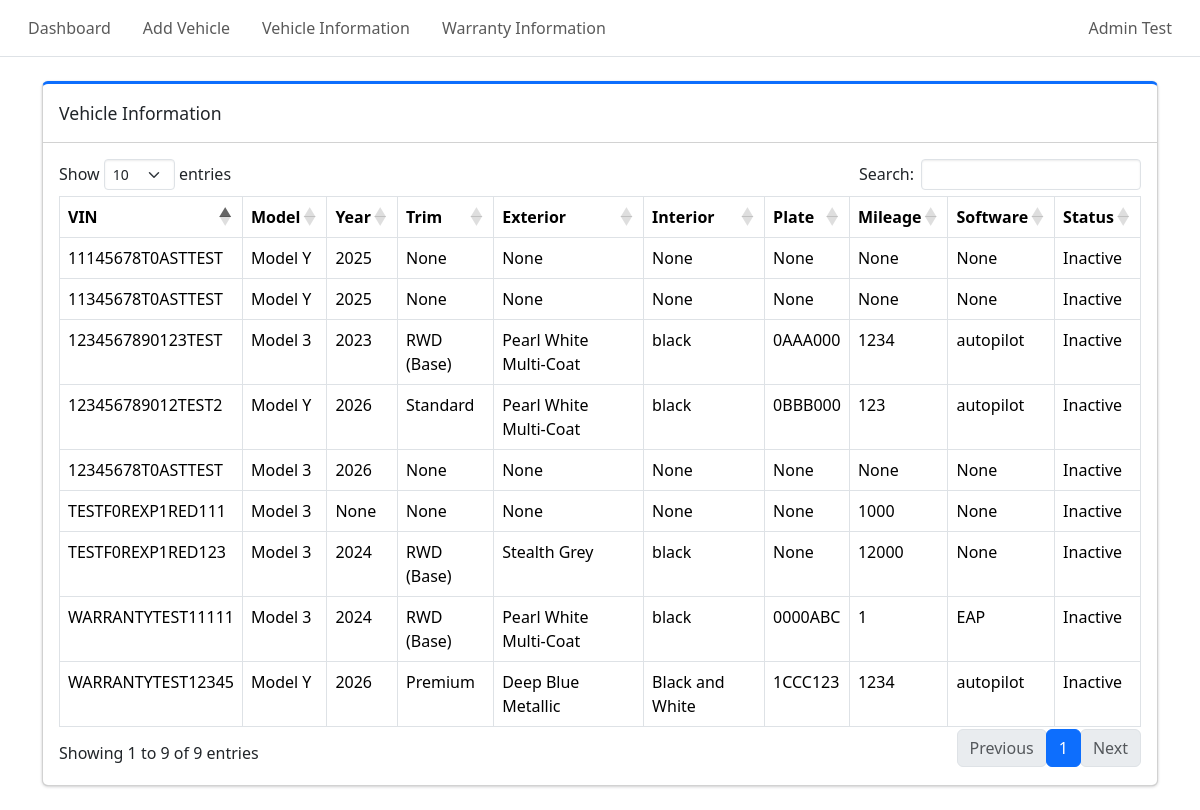
/admin/vehicle_info (signed in), run on an earlier commit of the app's database.
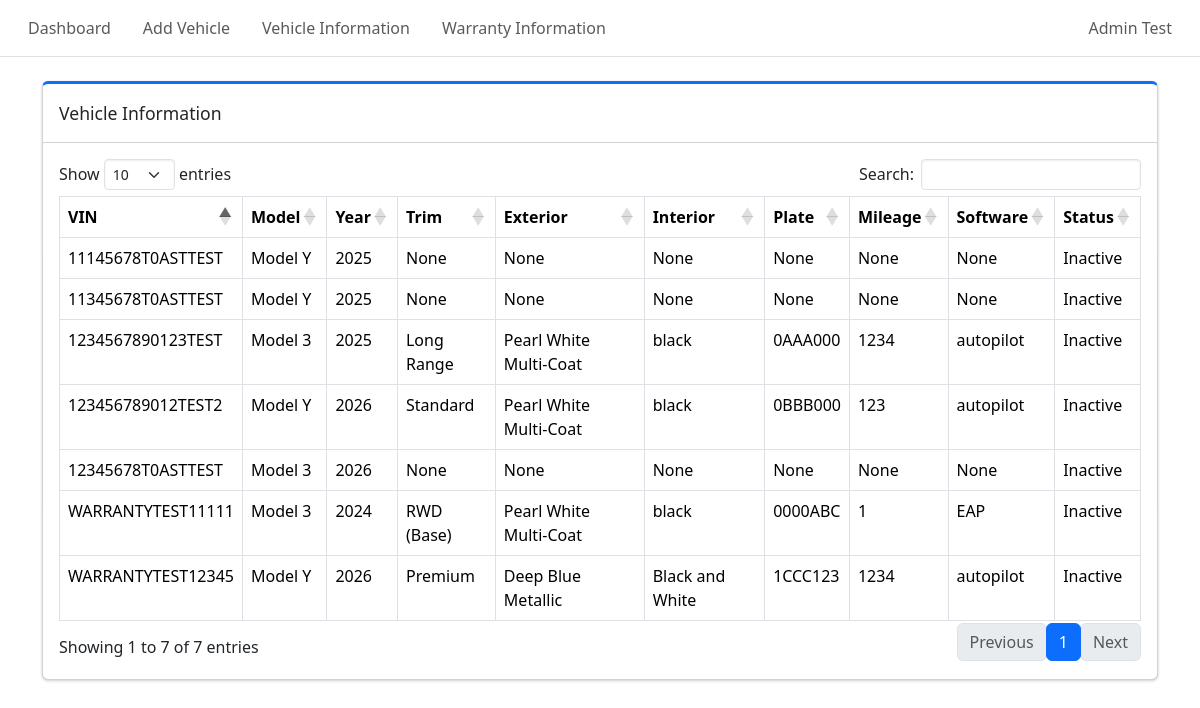
And on a later commit of the database.
### tables this page shows
CREATE TABLE vehicle (
    vehicle_id INTEGER PRIMARY KEY AUTOINCREMENT,
    vin TEXT NOT NULL UNIQUE CHECK(length(vin) = 17),
    make TEXT,
    model TEXT,
    model_year INTEGER,
    trim TEXT,
    exterior TEXT,
    interior TEXT,
    plate_number TEXT,
    mileage INTEGER,
    software TEXT,
    vehicle_status TEXT NOT NULL CHECK(vehicle_status IN ('Active', 'Inactive', 'Maintenance', 'Sold')),
    created_at DATETIME DEFAULT CURRENT_TIMESTAMP
);

### login.py (the view)
@app.route("/admin/vehicle_info", methods=["GET"])
def admin_vehicle_list():
    if not session.get("admin_logged_in"):
        return redirect(url_for("admin_login"))
    conn = sqlite3.connect(DB_PATH)
    conn.row_factory = make_dict
    cur = conn.cursor()
    cur.execute("""
        SELECT vehicle_id, vin, model, model_year, trim, exterior, interior, plate_number, mileage, software, vehicle_status
        FROM vehicle
        ORDER BY created_at DESC
    """)
    vehicles = cur.fetchall()
    conn.close()
    return(render_template("vehicle_info.html", vehicles=vehicles))

### login.py (called while the page is built)
def make_dict(cursor, row):
    return {col[0]: row[idx] for idx, col in enumerate(cursor.description)}

### templates/vehicle_info.html (shortened to what this page needs)
{% extends "base.html" %}
{% block content %}
<div class="col-12">
    <div class="card card-primary card-outline mb-4">
        <div class="card-header">
            <div class="card-title">Vehicle Information</div>
        </div>
        <div class="card-body">
            <table id = "vehicleTable" class="table table-bordered table-hover">
                <thead>
                    <tr>
                        <th>VIN</th>
                        <th>Model</th>
                        <th>Year</th>
                        <th>Trim</th>
                        <th>Exterior</th>
                        <th>Interior</th>
                        <th>Plate</th>
                        <th>Mileage</th>
                        <th>Software</th>
                        <th>Status</th>
                    </tr>
                </thead>
                <tbody>
                    {% for v in vehicles %}
                    <tr data-id="{{v.vehicle_id}}" data-vin="{{v.vin}}" style="cursor:pointer;">
                        <td>{{v.vin}}</td>
                        <td>{{v.model}}</td>
                        <td>{{v.model_year}}</td>
                        <td>{{v.trim}}</td>
                        <td>{{v.exterior}}</td>
                        <td>{{v.interior}}</td>
                        <td>{{v.plate_number}}</td>
                        <td>{{v.mileage}}</td>
                        <td>{{v.software}}</td>
                        <td>{{v.vehicle_status}}</td>
                    </tr>
                    {% endfor %}
                </tbody>
            </table>
        </div>
    </div>
</div>
<div class="position-fixed top-0 end-0 p-3" style="z-index: 9999">
</div>
{% endblock %}

### templates/base.html (shortened to what this page needs)
<!doctype html>
<html lang="en">
    <head>
        <link href="https://cdn.jsdelivr.net/npm/bootstrap@5.3.8/dist/css/bootstrap.min.css"
            rel="stylesheet"
>
        <link rel="stylesheet"
            href="{{ url_for('static', filename='adminlte/css/adminlte.min.css') }}">
        <link rel="stylesheet"
            href="https://cdnjs.cloudflare.com/ajax/libs/font-awesome/6.5.1/css/all.min.css"
 />
        <link rel="stylesheet" href="https://cdn.datatables.net/1.13.6/css/dataTables.bootstrap5.min.css">
        <link rel="stylesheet" href="https://cdn.datatables.net/rowgroup/1.3.1/css/rowGroup.bootstrap5.min.css">
        <link rel="stylesheet" href="{{ url_for('static', filename='style.css') }}">
    </head>
    <body class="hold-transition sidebar-mini layout-fixed">
        <nav class="app-header navbar navbar-expand bg-body">
            <div class="container-fluid">
                <ul class="navbar-nav">
                    <li class="nav-item">
                        <a href="/admin/dashboard" class="nav-link">Dashboard</a>
                    </li>
                    <li class="nav-item">
                        <a href="/admin/add_vehicle" class="nav-link">Add Vehicle</a>
                    </li>
                    <li class="nav-item">
                        <a href="/admin/vehicle_info" class="nav-link">Vehicle Information</a>
                    </li>
                    <li class="nav-item">
                        <a href="/admin/warranty_info" class="nav-link">Warranty Information</a>
                    </li>
                </ul>
                <ul class="navbar-nav ms-auto">
                    <li class="nav-item dropdown user-menu">
                        <a href="#" class="nav-link dropdown-toggle" data-bs-toggle="dropdown">
                            <span>Admin Test</span>
                        </a>
                    </li>
                </ul>
            </div>
        </nav>
        <main class="container mt-4">
            {% block content %}{% endblock %}
        </main>
    </body>
</html>

What changed in the data, as far as the page shows it:
removed vehicle: vin "TESTF0REXP1RED111", model "Model 3", model_year "None", trim "None", exterior "None", interior "None", plate_number "None", mileage "1000", software "None", vehicle_status "Inactive"
removed vehicle: vin "TESTF0REXP1RED123", model "Model 3", model_year "2024", trim "RWD (Base)", exterior "Stealth Grey", interior "black", plate_number "None", mileage "12000", software "None", vehicle_status "Inactive"
changed vehicle "1234567890123TEST": model_year "2023" → "2025"; trim "RWD (Base)" → "Long Range"
Also different on the page:
text written by a page script: "Show entries Search: Showing 1 to 9 of 9 entries Previous 1 Next" → "Show entries Search: Showing 1 to 7 of 7 entries Previous 1 Next"
